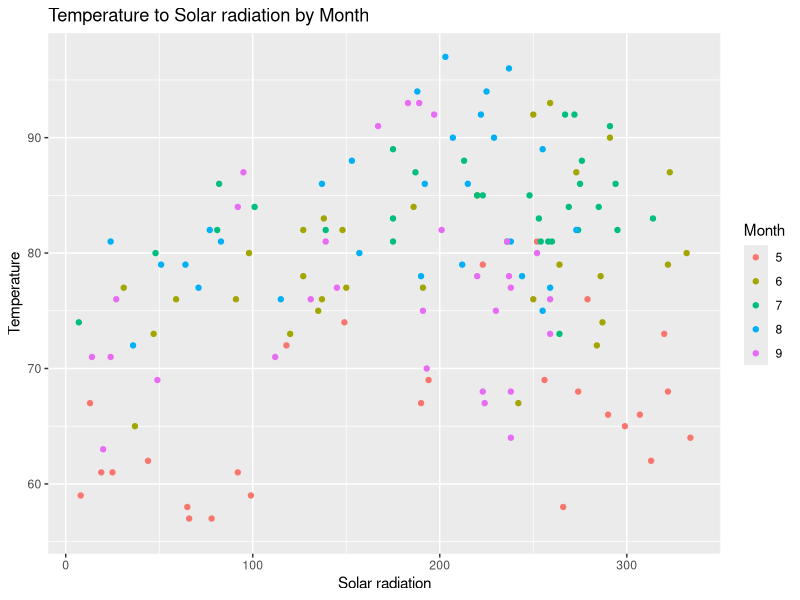
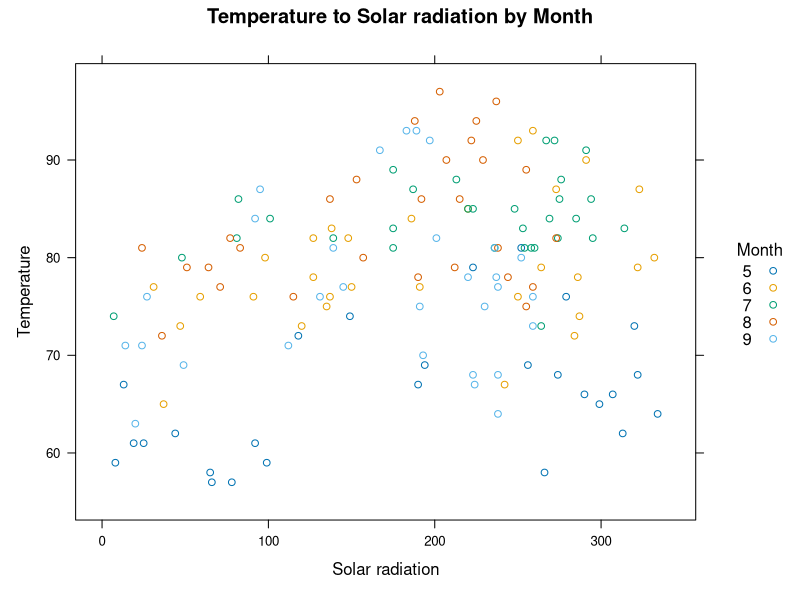
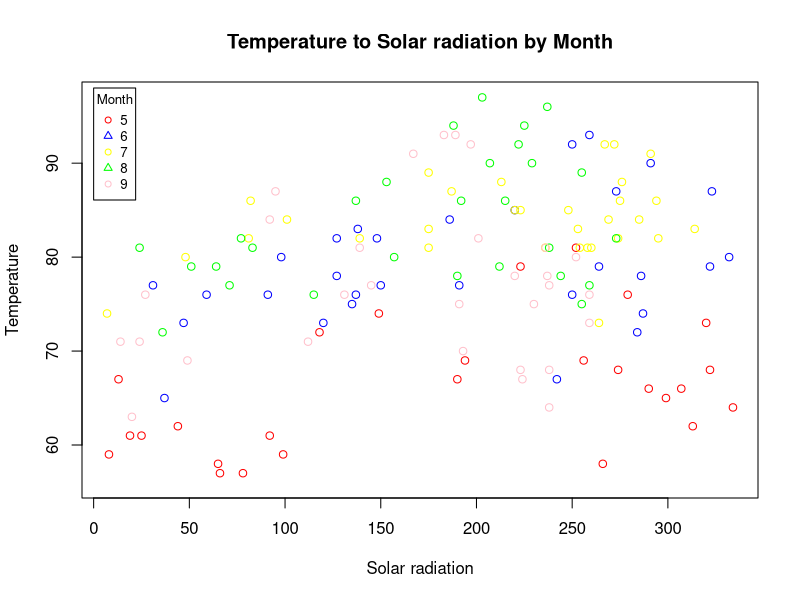
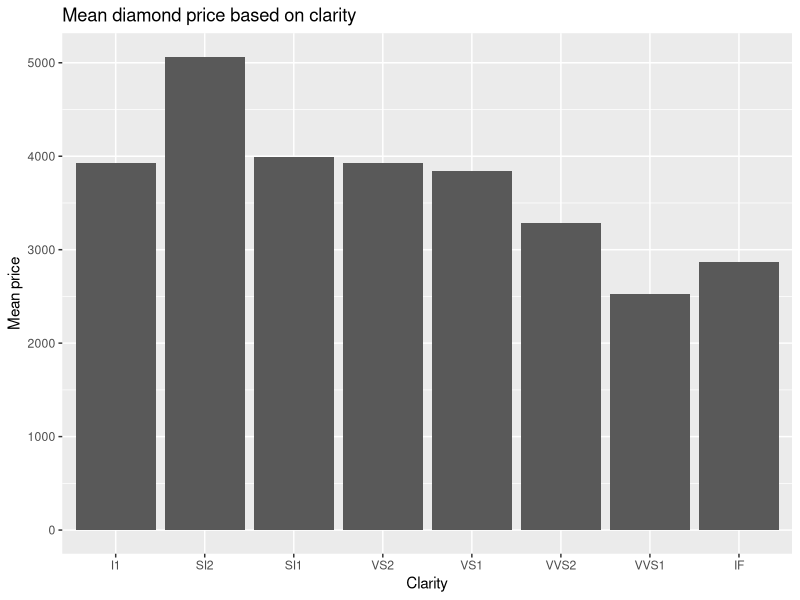
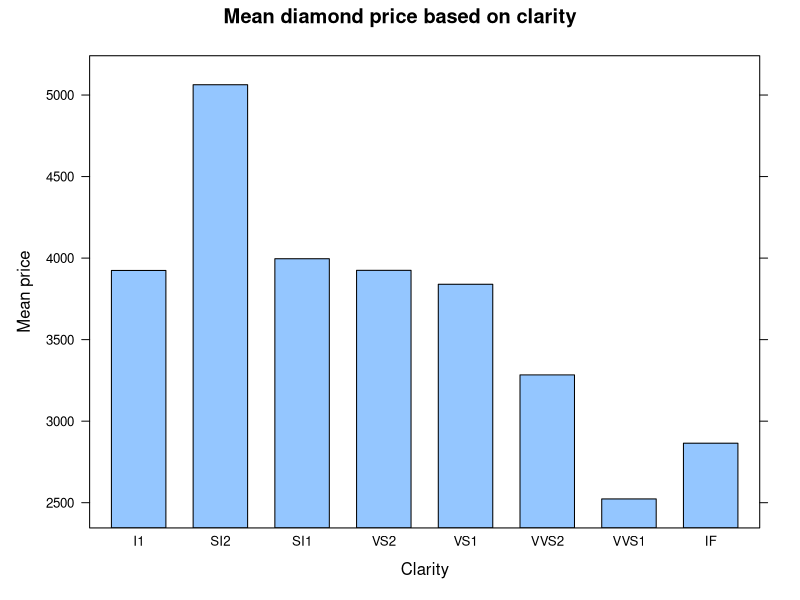
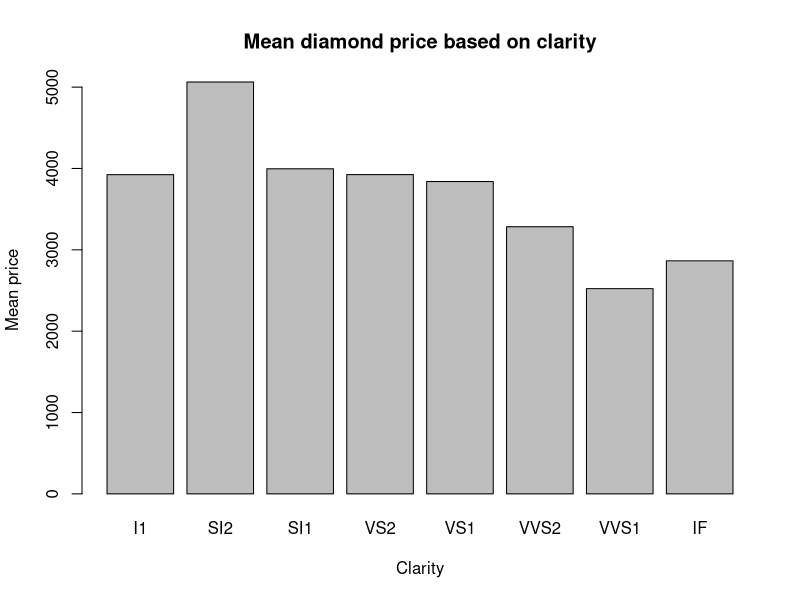
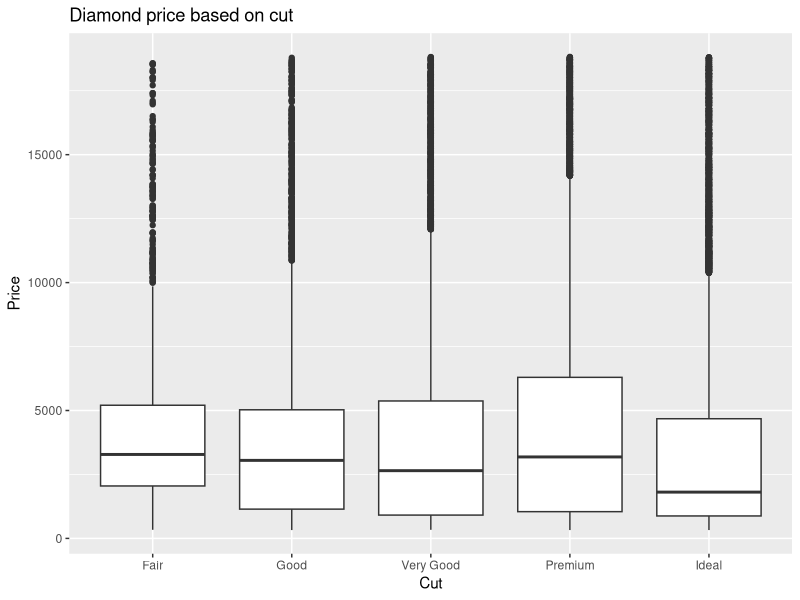
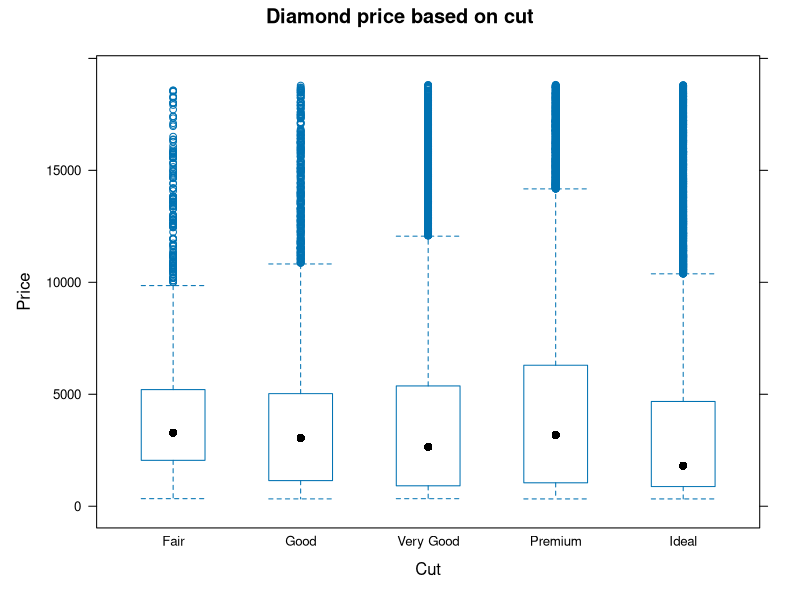

R code for these plots, in order:
## ---- chunk 1
knitr::opts_chunk$set(echo = TRUE, warning = FALSE, error = FALSE, message = FALSE, results = 'hide')

library(ggplot2)
library(lattice)
library(graphics)
library(dplyr)
## ---- chunk 2
title <- "Temperature to Solar radiation by Month"
legend_title <- "Month"
xlab <- "Solar radiation"
ylab <- "Temperature"

plot_1_1 <- function() {
  ggplot(airquality, aes(x = Solar.R, y = Temp, col = as.factor(Month))) + 
    geom_point() + 
    ggtitle(title) +
    labs(col = legend_title, x = xlab, y = ylab)
}
plot_1_1()

plot_1_2 <- function() {
  xyplot(Temp ~ Solar.R, data = airquality, group = as.factor(Month), main=title, xlab=xlab, ylab=ylab,
         auto.key=list(space="right", columns=1, 
                       title=legend_title, cex.title=1))
}
plot_1_2()

a <- airquality
a$color[a$Month==5] <- "red"
a$color[a$Month==6] <- "blue"
a$color[a$Month==7] <- "yellow"
a$color[a$Month==8] <- "green"
a$color[a$Month==9] <- "pink"
plot_1_3 <- function() {
  plot(airquality$Solar.R, airquality$Temp, col=a$color, main = title, xlab=xlab, ylab=ylab)
  legend(x=0,y=98,c(5,6,7,8,9),cex=.8,col=c("red", "blue", "yellow", "green", "pink"),pch=c(1,2), title=legend_title)
}
plot_1_3()

plot_1 <- c(plot_1_1, plot_1_2, plot_1_3)
## ---- chunk 3
title <- "Mean diamond price based on clarity"
xlab <- "Clarity"
ylab <- "Mean price"

d <- diamonds %>% group_by(clarity) %>% summarize(mean_price = mean(price, na.rm=TRUE))

plot_2_1 <- function() {
  ggplot(d, aes(x = clarity, y = mean_price)) + 
    geom_bar(stat = "identity") + 
    ggtitle(title) +
    labs(x = xlab, y = ylab)
}
plot_2_1()

plot_2_2 <- function() {
  barchart(mean_price ~ clarity, data = d, horizontal = FALSE, main=title, xlab=xlab, ylab=ylab)
}
plot_2_2()

plot_2_3 <- function() {
  barplot(d$mean_price, names.arg = d$clarity, main = title, xlab=xlab, ylab=ylab)
}
plot_2_3()

plot_2 <- c(plot_2_1, plot_2_2, plot_2_3)
## ---- chunk 4
title <- "Diamond price based on cut"
xlab <- "Cut"
ylab <- "Price"

plot_3_1 <- function() {
  ggplot(diamonds, aes(x = cut, y = price)) + 
    geom_boxplot() + 
    ggtitle(title) +
    labs(x = xlab, y = ylab)
}
plot_3_1()

plot_3_2 <- function() {
  bwplot(price ~ cut, data = diamonds, main = title, xlab=xlab, ylab=ylab)
}
plot_3_2()

plot_3_3 <- function() {
  boxplot(price ~ cut, data = diamonds, main = title, xlab=xlab, ylab=ylab)
}
plot_3_3()

plot_3 <- c(plot_3_1, plot_3_2, plot_3_3)
## ---- chunk 5
title <- "Unemployment through years"
xlab <- "Date"
ylab <- "Unemployed"

plot_4_1 <- function() {
  ggplot(economics, aes(x = date, y = unemploy)) + 
    geom_line() + 
    ggtitle(title) +
    labs(x = xlab, y = ylab)
}
plot_4_1()

plot_4_2 <- function() {
  xyplot(unemploy ~ date, data = economics, type = "l", main = title, xlab=xlab, ylab=ylab)
}
plot_4_2()

plot_4_3 <- function() {
  plot(unemploy ~ date, data = economics, type = "l", main = title, xlab=xlab, ylab=ylab)
}
plot_4_3()

plot_4 <- c(plot_4_1, plot_4_2, plot_4_3)
## ---- chunk 6
title <- "Days count with Ozone bigger than 20"
xlab <- "Month"
ylab <- "Count"

a <- airquality %>% filter(Ozone > 20)

plot_5_1 <- function() {
  ggplot(a, aes(x = Month)) + 
    geom_histogram(stat = "count") + 
    ggtitle(title) +
    labs(x = xlab, y = ylab)
}
plot_5_1()

plot_5_2 <- function() {
  histogram(~ Month, data = a, main = title, xlab=xlab, ylab=ylab)
}
plot_5_2()

plot_5_3 <- function() {
  hist(a$Month, main = title, xlab=xlab, ylab=ylab)
}
plot_5_3()

plot_5 <- c(plot_5_1, plot_5_2, plot_5_3)
## ---- chunk 7
timeCounter <- function(number, package, plotFunc) {
  time <- system.time(lapply(1:10, function(x) plotFunc()))
  times <- list(time=time[[3]], number=number, package=package)
  return(times)
}

timeCounterForPlotType <- function(plots, i) {
  packages <- c('ggplot2', 'lattice', 'graphics')
  times <- sapply(1L:length(packages), function(j) timeCounter(i, packages[j], plots[[i]][[j]]))
  return(as.data.frame(t(times)))
}
## ---- chunk 8
plots <- list(plot_1, plot_2, plot_3, plot_4, plot_5)

times_list <- lapply(1L:length(plots), function(i) timeCounterForPlotType(plots, i))
times_list <- lapply(times_list, function(x) { as.data.frame(lapply(x, unlist)) })
times <- as.data.frame(do.call(rbind, times_list))
## ---- chunk 9
ggplot(times, aes(fill=as.factor(package), y=time, x=as.factor(number))) + 
  geom_bar(position="dodge", stat="identity") + 
    labs(x = "Plot number", y = "Execution time", fill = "Package")
